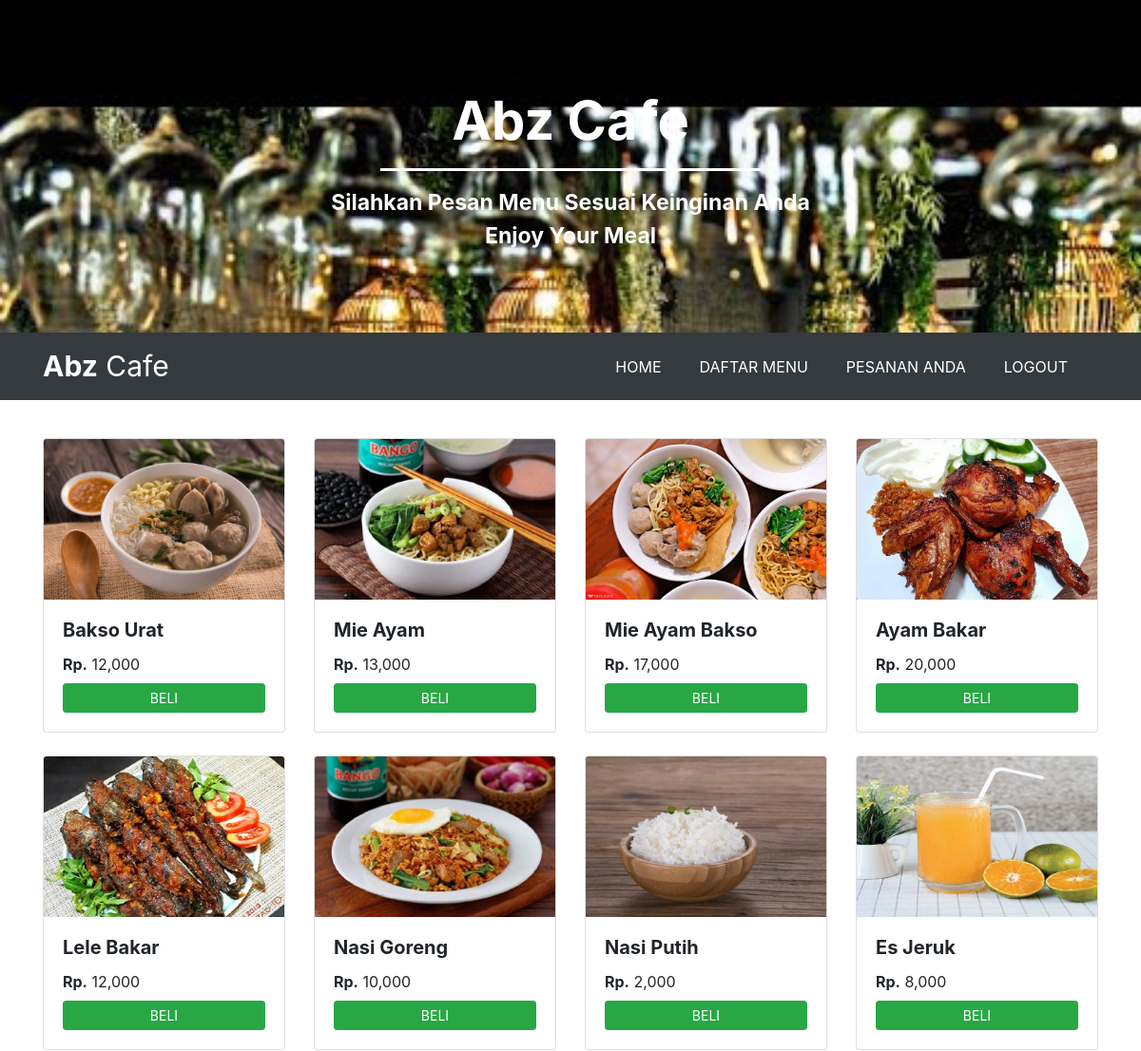
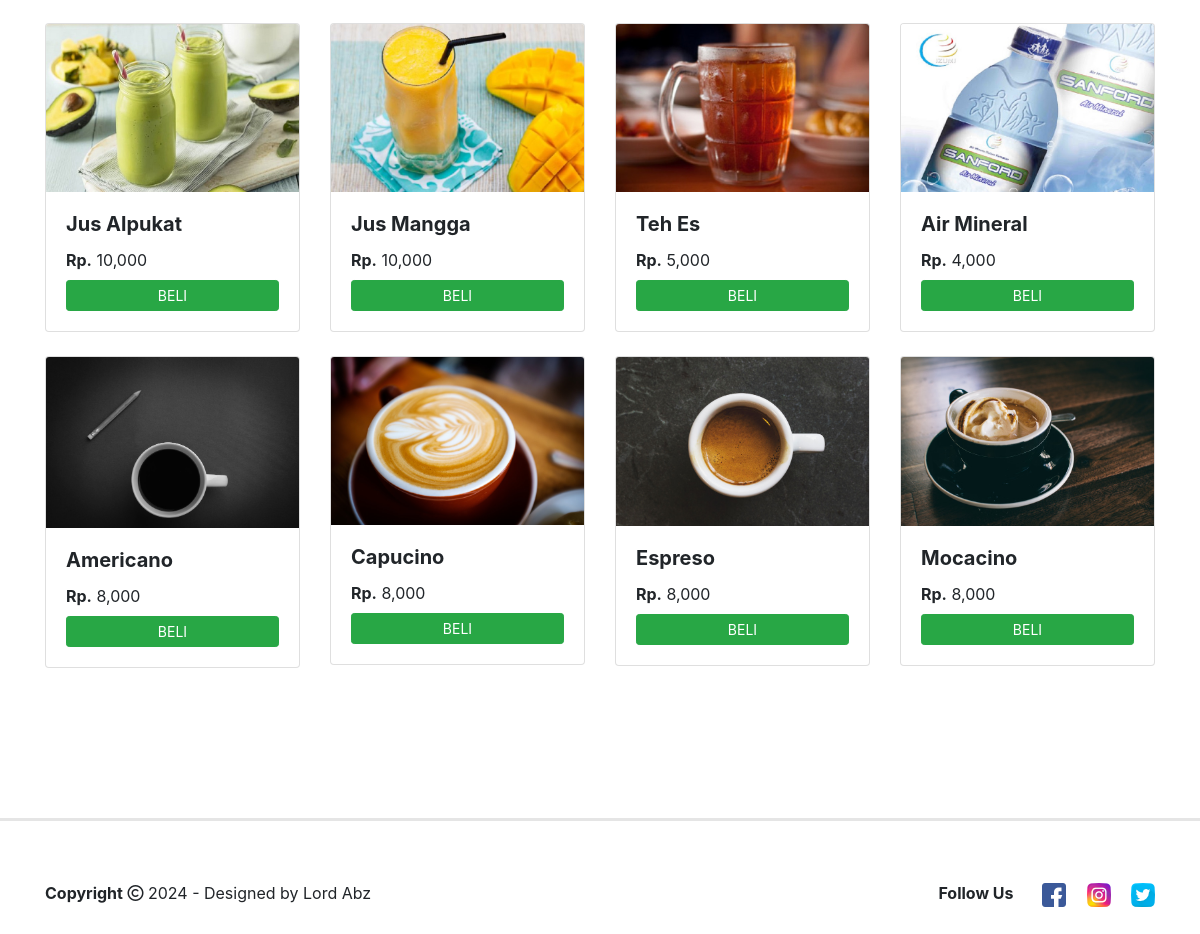
Screenshot of /menu_pembeli.php (signed in) with the database file from the repository (2 pictures, top to bottom).
### tables this page shows
CREATE TABLE `produk` (
  `id_menu` int NOT NULL,
  `nama_menu` varchar(50) NOT NULL,
  `jenis_menu` varchar(50) NOT NULL,
  `stok` int NOT NULL,
  `harga` int NOT NULL,
  `gambar` varchar(100) NOT NULL
);

### menu_pembeli.php (the view, shortened to what this page needs)
<?php
if (!isset($_SESSION['login_user'])) {
  header("location: login.php");
} else {
?>
  <!doctype html>
  <html lang="en">
  <head>
    <link rel="stylesheet" href="https://stackpath.bootstrapcdn.com/bootstrap/4.5.0/css/bootstrap.min.css">
    <link rel="stylesheet" type="text/css" href="css/bootstrap.min.css">
    <link rel="stylesheet" type="text/css" href="index.css">
    <link rel="stylesheet" type="text/css" href="fontawesome/css/all.min.css">
  </head>
  <body>
    <div class="jumbotron jumbotron-fluid text-center">
      <div class="container">
        <h1 class="display-4"><span class="font-weight-bold">Abz Cafe</span></h1>
        <hr>
        <p class="lead font-weight-bold">Silahkan Pesan Menu Sesuai Keinginan Anda <br>
          Enjoy Your Meal</p>
      </div>
    </div>
    <nav class="navbar navbar-expand-lg  bg-dark">
      <div class="container">
        <a class="navbar-brand text-white" href="user.php"><strong>Abz</strong> Cafe</a>
        <div class="collapse navbar-collapse" id="navbarNav">
          <ul class="navbar-nav ml-auto">
            <li class="nav-item">
              <a class="nav-link mr-4" href="user.php">HOME</a>
            </li>
            <li class="nav-item">
              <a class="nav-link mr-4" href="menu_pembeli.php">DAFTAR MENU</a>
            </li>
            <li class="nav-item">
              <a class="nav-link mr-4" href="pesanan_pembeli.php">PESANAN ANDA</a>
            </li>
            <li class="nav-item">
              <a class="nav-link mr-4" href="logout.php">LOGOUT</a>
            </li>
          </ul>
        </div>
      </div>
    </nav>
    <div class="container">
      <div class="row mt-3">
        <?php
        include('koneksi.php');
        $query = mysqli_query($koneksi, 'SELECT * FROM produk');
        $result = mysqli_fetch_all($query, MYSQLI_ASSOC);
        ?>
        <?php foreach ($result as $result) : ?>
          <div class="col-md-3 mt-4">
            <div class="card brder-dark">
              <img src="upload/<?php echo $result['gambar'] ?>" class="card-img-top" alt="...">
              <div class="card-body">
                <h5 class="card-title font-weight-bold"><?php echo $result['nama_menu'] ?></h5>
                <label class="card-text harga"><strong>Rp.</strong> <?php echo number_format($result['harga']); ?></label><br>
                <a href="beli.php?id_menu=<?php echo $result['id_menu']; ?>" class="btn btn-success btn-sm btn-block ">BELI</a>
              </div>
            </div>
          </div>
        <?php endforeach; ?>
      </div>
    </div>
    <hr class="footer">
    <div class="container">
      <div class="row footer-body">
        <div class="col-md-6">
          <div class="copyright">
            <strong>Copyright</strong> <i class="far fa-copyright"></i> 2024 - Designed by Lord Abz</p>
          </div>
        </div>
        <div class="col-md-6 d-flex justify-content-end">
          <div class="icon-contact">
            <label class="font-weight-bold">Follow Us </label>
            <a href="#"><img src="images/icon/fb.png" class="mr-3 ml-4" data-toggle="tooltip" title="Facebook"></a>
            <a href="#"><img src="images/icon/ig.png" class="mr-3" data-toggle="tooltip" title="Instagram"></a>
            <a href="#"><img src="images/icon/twitter.png" class="" data-toggle="tooltip" title="Twitter"></a>
          </div>
        </div>
      </div>
    </div>
  </body>
  </html>
<?php } ?>

### index.css (style rules this page uses)
html { scroll-behavior: smooth; }
.jumbotron { background-image: url(images/Background/bg9.jpg); background-size: cover; height: 350px; width: 100%; color: white; }
.jumbotron .display-4 { margin-top: 30px; }
.jumbotron p { font-size: 23px; }
.jumbotron hr { border-color: white; width: 400px; border-width: 3px; }
.navbar { margin-top: -32px; }
.navbar .navbar-nav .nav-link { color: white; }
.navbar .navbar-brand { font-size: 30px; }
.footer { margin-top: 150px; border-width: 3px; }
.footer-body { margin-top: 60px; margin-bottom: 50px; }

### rows the page displays
produk: gambar (picture), nama_menu "Bakso Urat", harga "12,000"
produk: gambar (picture), nama_menu "Mie Ayam", harga "13,000"
produk: gambar (picture), nama_menu "Mie Ayam Bakso", harga "17,000"
produk: gambar (picture), nama_menu "Ayam Bakar", harga "20,000"
produk: gambar (picture), nama_menu "Lele Bakar", harga "12,000"
produk: gambar (picture), nama_menu "Nasi Goreng", harga "10,000"
produk: gambar (picture), nama_menu "Nasi Putih", harga "2,000"
produk: gambar (picture), nama_menu "Es Jeruk", harga "8,000"
produk: gambar (picture), nama_menu "Jus Alpukat", harga "10,000"
produk: gambar (picture), nama_menu "Jus Mangga", harga "10,000"
produk: gambar (picture), nama_menu "Teh Es", harga "5,000"
produk: gambar (picture), nama_menu "Air Mineral", harga "4,000"
produk: gambar (picture), nama_menu "Americano", harga "8,000"
produk: gambar (picture), nama_menu "Capucino", harga "8,000"
produk: gambar (picture), nama_menu "Espreso", harga "8,000"
produk: gambar (picture), nama_menu "Mocacino", harga "8,000"
